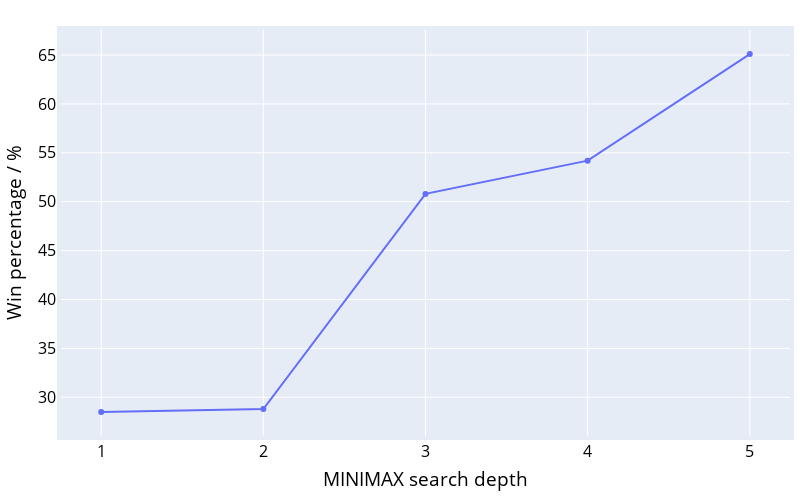

The code cell stored with this chart in its notebook:
### Code cell
search_depth_results_df = pd.DataFrame(
    {
        "search_depth": [
            1, 2, 3, 4, 5
        ],
        "win_percentage": [
            28.5, 28.8, 50.8, 54.2, 65.1
        ]
    }
)
fig = px.line(search_depth_results_df, x="search_depth", y="win_percentage")
fig.update_layout(
    xaxis_title="MINIMAX search depth",
    yaxis_title="Win percentage / %",
    autosize=False,
    width=800,
    height=500,
    margin=dict(
        l=20,
        r=10,
        b=10,
        t=30,
        pad=4
    ),
    font=dict(
        # family="Courier New, monospace",
        size=16,
        color="black"
    ),
)
fig.update_traces(mode='markers+lines')
fig.update_xaxes(type="category")
fig.show()

### Figure 1 — Plotly figure (JSON) as saved in the notebook; plotly's stock layout.template omitted (floating-point values rounded to 4 significant figures)
{"data": [{"hovertemplate": "search_depth=%{x}<br>win_percentage=%{y}<extra></extra>", "legendgroup": "", "line": {"color": "#636efa", "dash": "solid"}, "mode": "markers+lines", "name": "", "orientation": "v", "showlegend": false, "type": "scatter", "x": [1, 2, 3, 4, 5], "xaxis": "x", "y": [28.5, 28.8, 50.8, 54.2, 65.1], "yaxis": "y"}], "layout": {"autosize": false, "font": {"color": "black", "size": 16}, "height": 500, "legend": {"tracegroupgap": 0}, "margin": {"b": 10, "l": 20, "pad": 4, "r": 10, "t": 30}, "width": 800, "xaxis": {"anchor": "y", "domain": [0, 1], "title": {"text": "MINIMAX search depth"}, "type": "category"}, "yaxis": {"anchor": "x", "domain": [0, 1], "title": {"text": "Win percentage / %"}}}}
